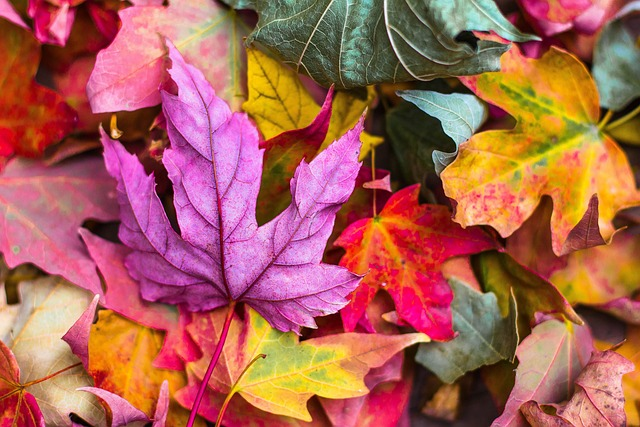
#> input picture HW3/images/Q1/1.jpg, 640 x 427 px
$ jupyter execute --allow-errors Q1.ipynb
#> lines starting #> are read from the running program, lines starting #| are printed output that depends on the picture
<h1>
<font color="#ff2e2e">
Color Space Conversion
</font>
</h1>

[cell 1]
import cv2
import numpy as np
import matplotlib.pyplot as plt
import os

<h3><font color = "#079e05"> This function is used to plot your result </font></h3>

[cell 2]
# [32 lines left out: function plotter, not called in this run]

<h3><font color = "#079e05"> BGR to YCbCr </font></h3>

[cell 3]
# [16 lines left out: function convert_to_ycbcr, not called in this run]

<h3><font color = "#079e05"> BGR to HSV </font></h3>

[cell 4]
def convert_to_hsv(image):
    '''
    Converts the color space of the input image to the HSV color space.

    Parameters:
        image (numpy.ndarray): The input image.

    Returns:
        numpy.ndarray: The result image.
    '''

    #############
    # Your code #
    #############

    return result

<h3><font color = "#079e05"> Show the result </font></h3>

[cell 5]
image_list = []
image = cv2.imread(os.path.join('images/Q1', '1.jpg'))
#> image is the input picture: shape (427, 640, 3); mean B, G, R 85.4, 97.6, 170.5
image_list.append([cv2.cvtColor(image, cv2.COLOR_BGR2RGB), 'source', 'img'])
#> (the rest of this cell did not finish here and is left out)

<h1>
<font color="#ff2e2e">
Finding Differences
</font>
</h1>

[cell 6]
def dif(image1, image2):
    '''
    Creates a new image that differences between two input images are shown.

    Parameters:
        image1 (numpy.ndarray): The first input image.
        image2 (numpy.ndarray): The second input image.

    Returns:
        numpy.ndarray: The result difference image.
    '''
    #############
    # Your code #
    #############

    return result

[cell 7]
image_list = []

image1 = cv2.imread(os.path.join('images/Q1', '2.png'))
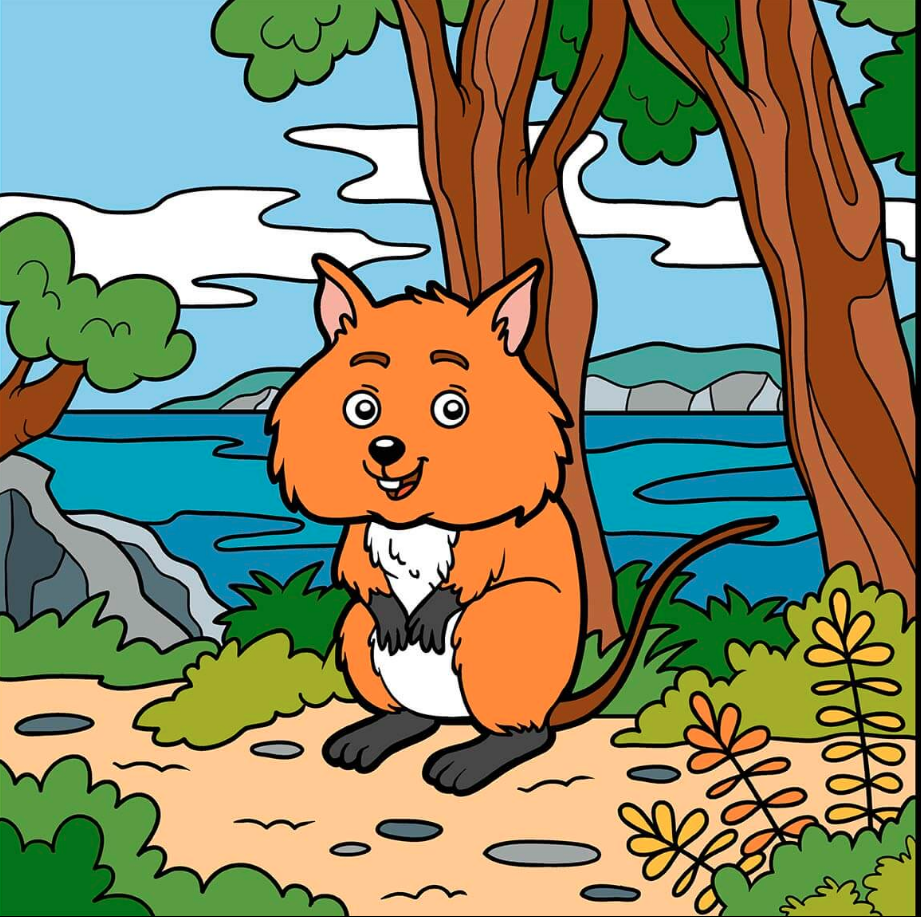
#> input picture HW3/images/Q1/2.png, 921 x 917 px
#> image1 is the input picture: shape (917, 921, 3); mean B, G, R 106.4, 136.9, 133.6
image_list.append([cv2.cvtColor(image1, cv2.COLOR_BGR2RGB), 'img1', 'img'])
image2 = cv2.imread(os.path.join('images/Q1', '3.png'))
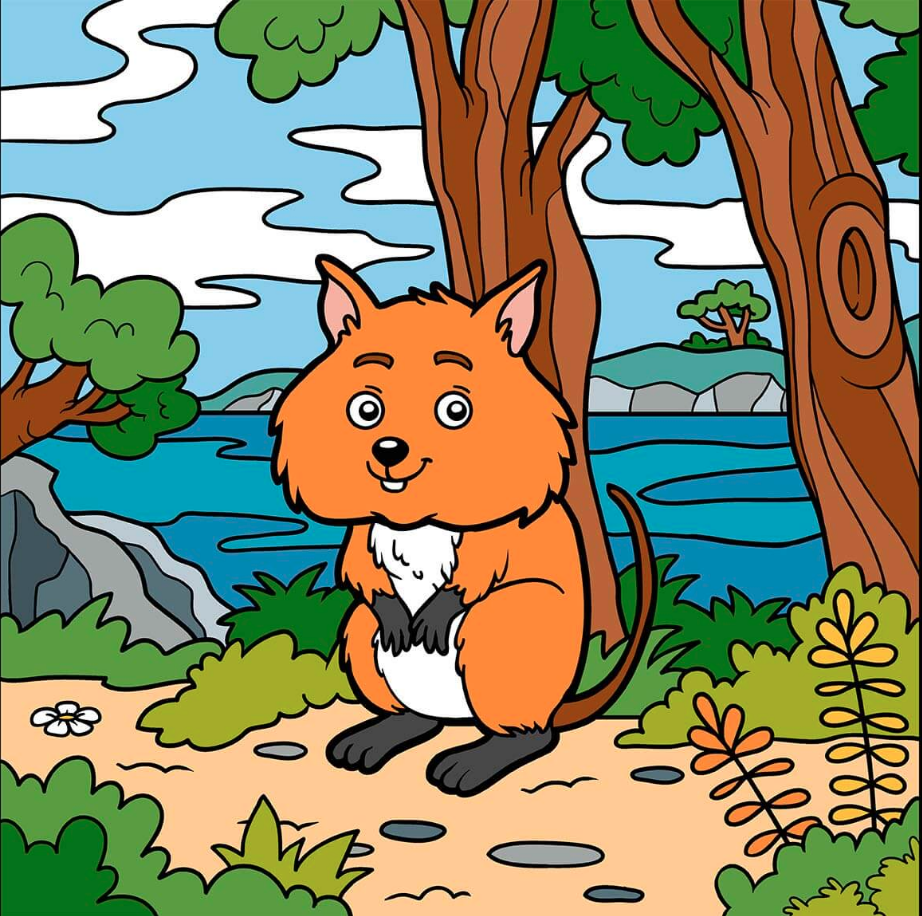
#> input picture HW3/images/Q1/3.png, 922 x 916 px
#> image2 is the input picture: shape (916, 922, 3); mean B, G, R 104.3, 137, 134.1
image_list.append([cv2.cvtColor(image2, cv2.COLOR_BGR2RGB), 'img2', 'img'])

image1 = cv2.imread(os.path.join('images/Q1', '2.png'), cv2.IMREAD_GRAYSCALE)
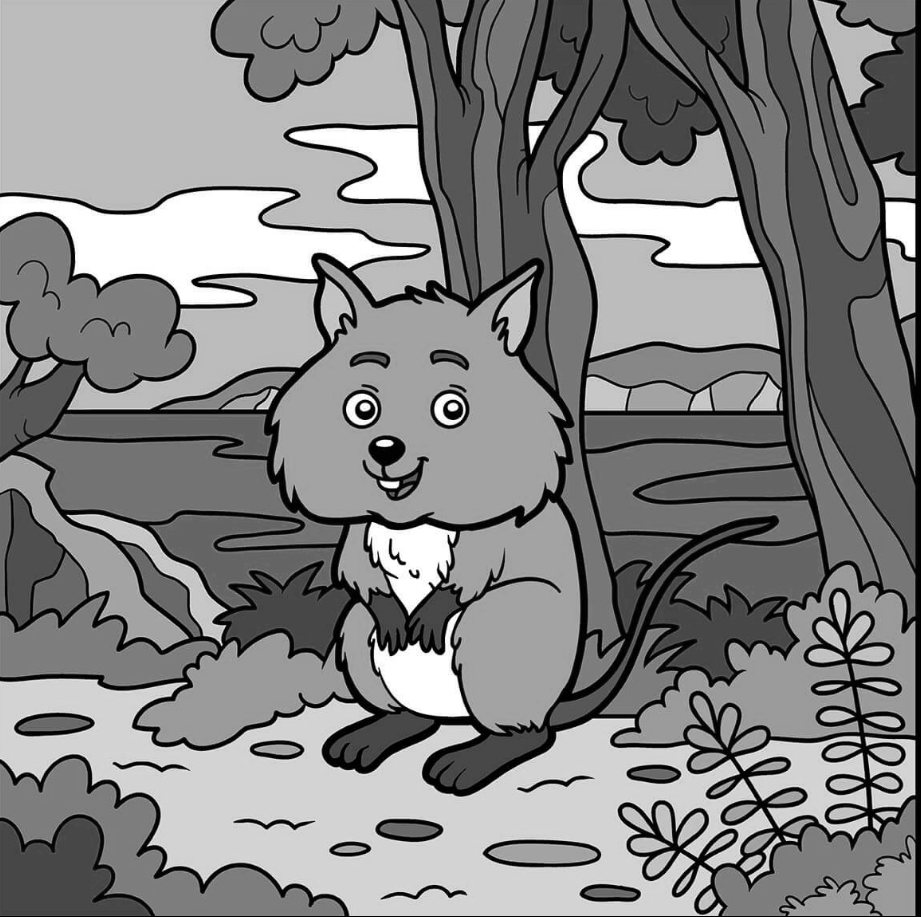
#> image1: shape (917, 921); min 0, max 255, mean 132
image2 = cv2.imread(os.path.join('images/Q1', '3.png'), cv2.IMREAD_GRAYSCALE)
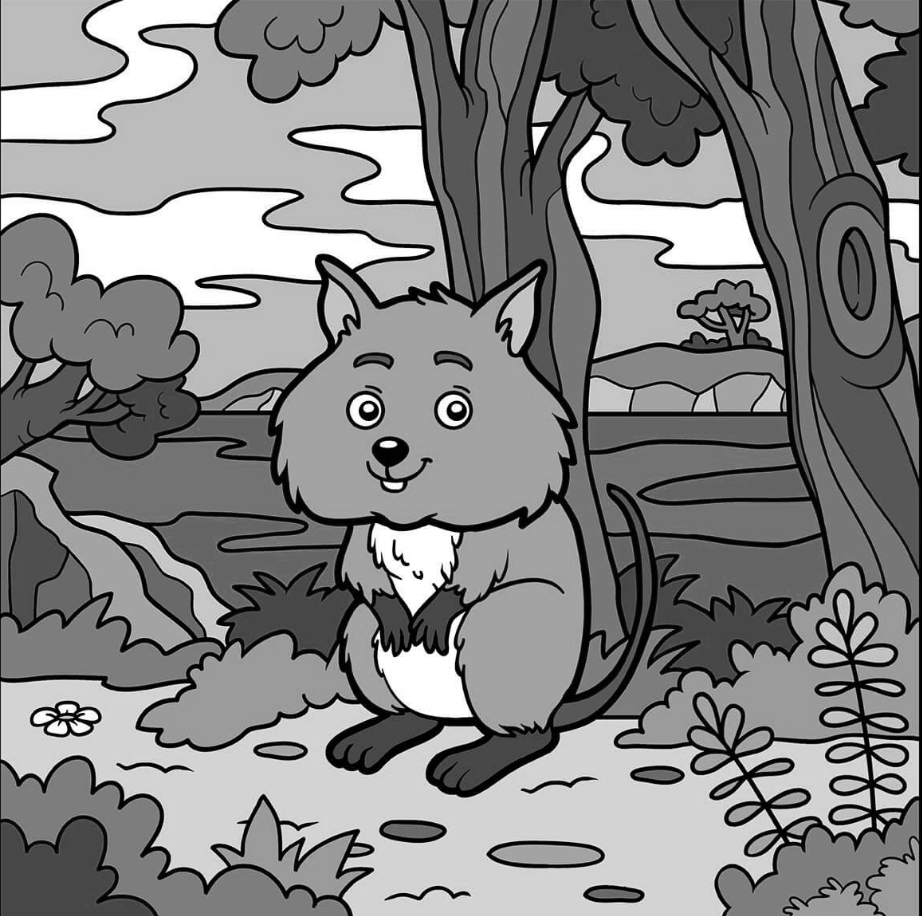
#> image2: shape (916, 922); min 0, max 255, mean 131.9
#> (the rest of this cell did not finish here and is left out)
